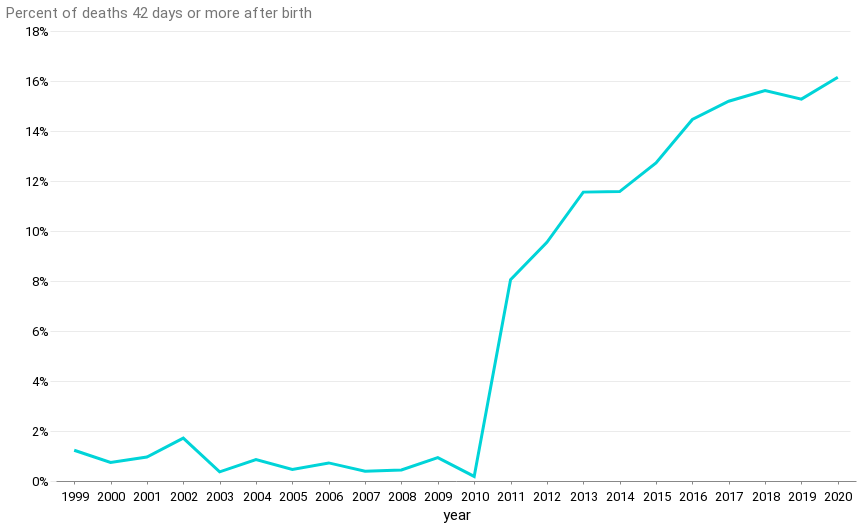

The notebook cell this image was saved under:
### Markdown cell above
#### Percent of total obstetric deaths from causes 42 days or more after birth, over time
what is the sudden jump from? did they start tracking better?

### Code cell
alt.Chart(mm_pct_final).mark_line().encode(
    x=alt.X("year:N"),
    y=(
        alt.Y(
            "pct",
            axis=alt.Axis(
                format="%", title="Percent of deaths 42 days or more after birth"
            ),
        )
    ),
)

### Figure 1 — Vega-Lite specification as saved in the notebook (floating-point values rounded to 4 significant figures)
{"config": {"view": {"width": 800, "height": 450, "strokeOpacity": 0}, "background": "#ffffff", "title": {"anchor": "start", "font": "Summit Sans", "fontColor": "palette[\"black\"]", "fontSize": 18, "fontWeight": "normal"}, "arc": {"fill": "#00d4d8"}, "area": {"fill": "#00d4d8"}, "line": {"stroke": "#00d4d8", "strokeWidth": 3}, "path": {"stroke": "#00d4d8"}, "rect": {"fill": "#00d4d8"}, "shape": {"stroke": "#00d4d8"}, "bar": {"fill": "#00d4d8"}, "point": {"stroke": "#00d4d8"}, "symbol": {"fill": "#00d4d8", "size": 30}, "axis": {"titleFont": "Roboto", "titleFontSize": 15, "titleFontWeight": "normal", "labelFont": "Roboto, sans", "labelFontSize": 13, "labelFontWeight": "normal"}, "axisX": {"labelAngle": 0, "labelPadding": 6, "tickSize": 3, "grid": false}, "axisY": {"labelBaseline": "middle", "maxExtent": 45, "minExtent": 45, "titleAlign": "left", "titleAngle": 0, "titleX": -45, "titleY": -11, "domainOpacity": 0, "gridWidth": 0.6, "gridColor": "#dddddd", "offset": 6, "tickSize": 0, "titleColor": "#767676"}, "legend": {"titleFont": "Roboto", "titleFontSize": 15, "titleFontWeight": "normal", "symbolType": "square", "labelFont": "Roboto, sans", "labelFontSize": 13}, "range": {"category": ["#005f66", "#e37e2d", "#d64a3b", "#76b0ef", "#c1bc40"], "diverging": ["#e68a4f", "#f4bb6a", "#f9e39c", "#dadfe2", "#a6b7c6", "#849eae"], "heatmap": ["#7ff6f6", "#00eeef", "#00d4d8", "#00abb2", "#00848b", "#fbf2c7", "#00363d"], "ordinal": ["#7ff6f6", "#00eeef", "#00d4d8", "#00abb2", "#00848b", "#fbf2c7", "#00363d"], "ramp": ["#7ff6f6", "#00eeef", "#00d4d8", "#00abb2", "#00848b", "#fbf2c7", "#00363d"]}}, "data": {"name": "data-c7c30b699d43ba477711f6d666ec141a"}, "mark": "line", "encoding": {"x": {"field": "year", "type": "nominal"}, "y": {"axis": {"format": "%", "title": "Percent of deaths 42 days or more after birth"}, "field": "pct", "type": "quantitative"}}, "$schema": "https://vega.github.io/schema/vega-lite/v4.17.0.json", "datasets": {"data-c7c30b699d43ba477711f6d666ec141a": [{"index": 0, "year": "1999", "after_42_days": 10.0, "within_42_days": 802.0, "pct": 0.01232, "yeardate": "1999-01-01T00:00:00"}, {"index": 1, "year": "2000", "after_42_days": 6.0, "within_42_days": 802.0, "pct": 0.007426, "yeardate": "2000-01-01T00:00:00"}, {"index": 2, "year": "2001", "after_42_days": 8.0, "within_42_days": 824.0, "pct": 0.009615, "yeardate": "2001-01-01T00:00:00"}, {"index": 3, "year": "2002", "after_42_days": 13.0, "within_42_days": 745.0, "pct": 0.01715, "yeardate": "2002-01-01T00:00:00"}, {"index": 4, "year": "2003", "after_42_days": 4.0, "within_42_days": 1086.0, "pct": 0.00367, "yeardate": "2003-01-01T00:00:00"}, {"index": 5, "year": "2004", "after_42_days": 12.0, "within_42_days": 1382.0, "pct": 0.008608, "yeardate": "2004-01-01T00:00:00"}, {"index": 6, "year": "2005", "after_42_days": 7.0, "within_42_days": 1513.0, "pct": 0.004605, "yeardate": "2005-01-01T00:00:00"}, {"index": 7, "year": "2006", "after_42_days": 11.0, "within_42_days": 1509.0, "pct": 0.007237, "yeardate": "2006-01-01T00:00:00"}, {"index": 8, "year": "2007", "after_42_days": 6.0, "within_42_days": 1532.0, "pct": 0.003901, "yeardate": "2007-01-01T00:00:00"}, {"index": 9, "year": "2008", "after_42_days": 7.0, "within_42_days": 1583.0, "pct": 0.004403, "yeardate": "2008-01-01T00:00:00"}, {"index": 10, "year": "2009", "after_42_days": 18.0, "within_42_days": 1902.0, "pct": 0.009375, "yeardate": "2009-01-01T00:00:00"}, {"index": 11, "year": "2010", "after_42_days": 3.0, "within_42_days": 1647.0, "pct": 0.001818, "yeardate": "2010-01-01T00:00:00"}, {"index": 12, "year": "2011", "after_42_days": 150.0, "within_42_days": 1712.0, "pct": 0.08056, "yeardate": "2011-01-01T00:00:00"}, {"index": 13, "year": "2012", "after_42_days": 189.0, "within_42_days": 1791.0, "pct": 0.09545, "yeardate": "2012-01-01T00:00:00"}, {"index": 14, "year": "2013", "after_42_days": 263.0, "within_42_days": 2013.0, "pct": 0.1156, "yeardate": "2013-01-01T00:00:00"}, {"index": 15, "year": "2014", "after_42_days": 260.0, "within_42_days": 1986.0, "pct": 0.1158, "yeardate": "2014-01-01T00:00:00"}, {"index": 16, "year": "2015", "after_42_days": 290.0, "within_42_days": 1990.0, "pct": 0.1272, "yeardate": "2015-01-01T00:00:00"}, {"index": 17, "year": "2016", "after_42_days": 356.0, "within_42_days": 2106.0, "pct": 0.1446, "yeardate": "2016-01-01T00:00:00"}, {"index": 18, "year": "2017", "after_42_days": 367.0, "within_42_days": 2049.0, "pct": 0.1519, "yeardate": "2017-01-01T00:00:00"}, {"index": 19, "year": "2018", "after_42_days": 304.0, "within_42_days": 1642.0, "pct": 0.1562, "yeardate": "2018-01-01T00:00:00"}, {"index": 20, "year": "2019", "after_42_days": 337.0, "within_42_days": 1869.0, "pct": 0.1528, "yeardate": "2019-01-01T00:00:00"}, {"index": 21, "year": "2020 ", "after_42_days": 416.0, "within_42_days": 2160.0, "pct": 0.1615, "yeardate": "2020-01-01T00:00:00"}]}}
